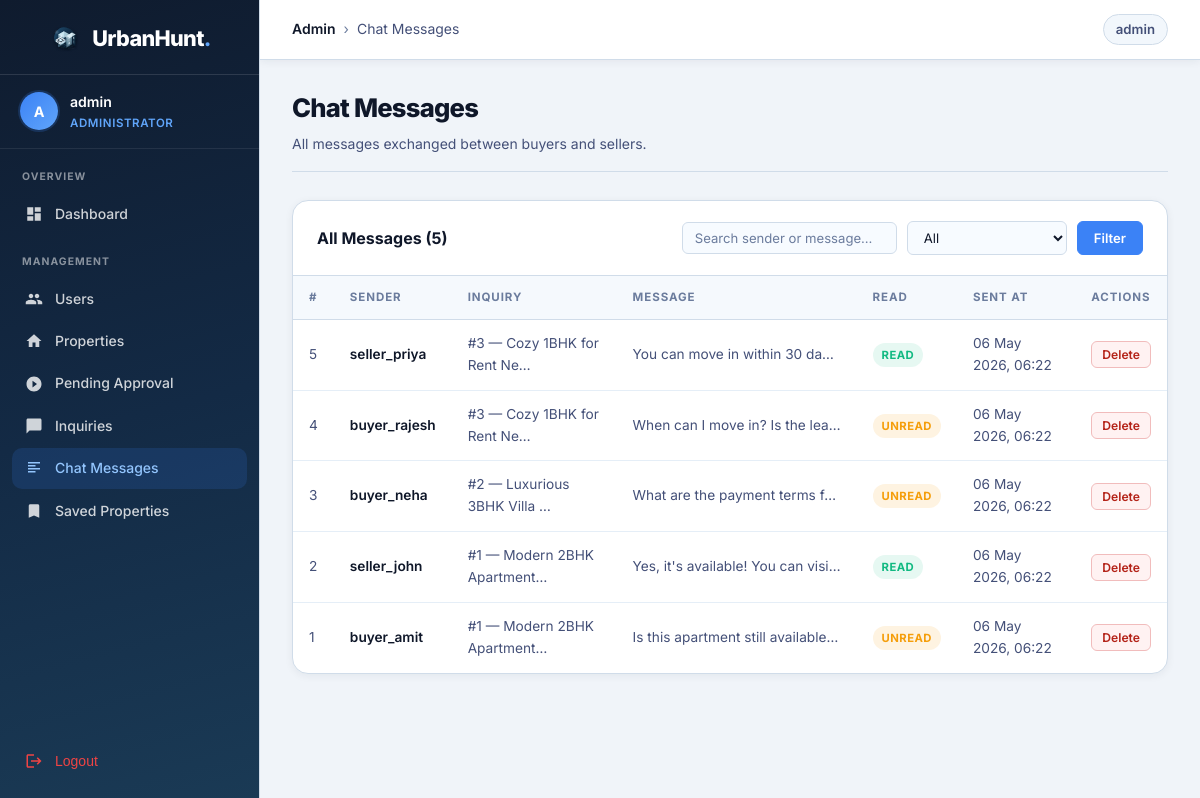
Before: /panel/messages/ (signed in) with the older database file.
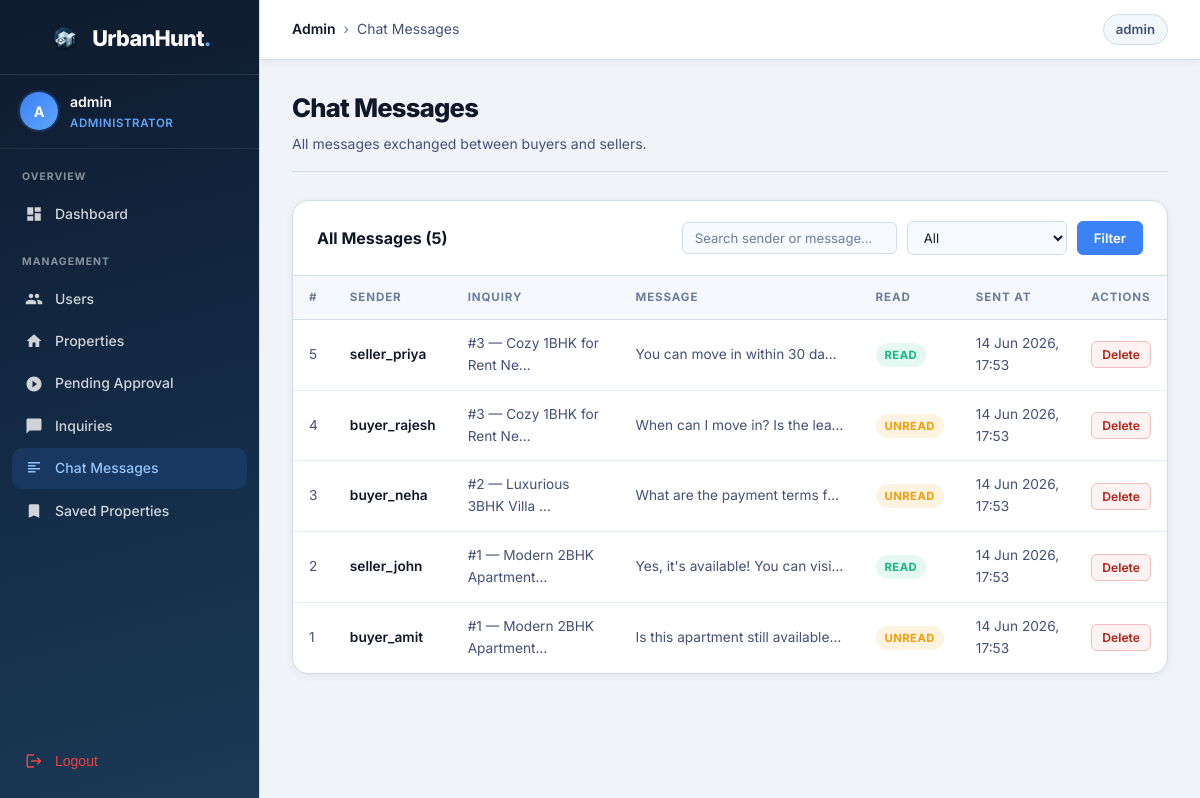
After: the same page with the newer database file.
### core/models.py (models this page shows, shortened)
class ChatMessage(models.Model):
	inquiry = models.ForeignKey(InquiryChat, on_delete=models.CASCADE, related_name="messages")
	sender = models.ForeignKey(User, on_delete=models.CASCADE, related_name="chat_messages")
	message = models.TextField()
	created_at = models.DateTimeField(auto_now_add=True)
	read_at = models.DateTimeField(blank=True, null=True)
	class Meta:
		ordering = ["created_at"]

class User(AbstractUser):
	class Role(models.TextChoices):
		BUYER = "buyer", "Buyer"
		SELLER = "seller", "Seller"
		ADMIN = "admin", "Admin"
	role = models.CharField(max_length=10, choices=Role.choices, default=Role.BUYER)
	mobile_no = models.CharField(
		max_length=15,
		blank=True,
		validators=[RegexValidator(regex=r"^\+?[0-9]{10,15}$", message="Enter a valid mobile number.")],
	)

class InquiryChat(models.Model):
	buyer = models.ForeignKey(
		User,
		on_delete=models.CASCADE,
		related_name="inquiries",
		limit_choices_to={"role": User.Role.BUYER},
	)
	property = models.ForeignKey(Property, on_delete=models.CASCADE, related_name="inquiries")
	message = models.TextField()
	created_at = models.DateTimeField(auto_now_add=True)
	class Meta:
		ordering = ["-created_at"]

class Property(models.Model):
	class PropertyType(models.TextChoices):
		RENT = "rent", "Rent"
		SELL = "sell", "Sell"
	class PropertyStatus(models.TextChoices):
		AVAILABLE = "available", "Available"
		SOLD = "sold", "Sold"
		RENTED = "rented", "Rented"
	title = models.CharField(max_length=255)
	description = models.TextField()
	price = models.CharField(
		max_length=50,
		help_text="e.g., 1.3 cr, 25 lakh, 5k, ₹2500000"
	)
	location = models.CharField(max_length=255)
	property_type = models.CharField(max_length=10, choices=PropertyType.choices)
	amenities = models.TextField(blank=True)
	image = models.FileField(upload_to="properties/images/")
	documents = models.FileField(upload_to="properties/documents/", blank=True, null=True)
	seller = models.ForeignKey(
		User,
		on_delete=models.CASCADE,
		related_name="properties",
		limit_choices_to={"role": User.Role.SELLER},
	)
	is_verified = models.BooleanField(default=False)
	status = models.CharField(
		max_length=10,
		choices=PropertyStatus.choices,
		default=PropertyStatus.AVAILABLE,
	)
	created_at = models.DateTimeField(auto_now_add=True)
	updated_at = models.DateTimeField(auto_now=True)

### core/views.py (the view)
# urls.py: path("panel/messages/", views.admin_messages, name="admin_messages"),
@login_required
def admin_messages(request):
	guard = _require_admin(request)
	if guard:
		return guard
	qs = ChatMessage.objects.select_related(
		"sender", "inquiry", "inquiry__property"
	).order_by("-created_at")
	q = request.GET.get("q", "").strip()
	read_filter = request.GET.get("read", "").strip()
	if q:
		qs = qs.filter(Q(sender__username__icontains=q) | Q(message__icontains=q))
	if read_filter == "unread":
		qs = qs.filter(read_at__isnull=True)
	elif read_filter == "read":
		qs = qs.filter(read_at__isnull=False)
	return render(request, "admin_panel/messages.html", {
		"page_obj": _paginate(qs, request),
		"admin_stats": _admin_stats(),
	})

### core/context_processors.py (called while the page is built, shortened)
def chat_notifications(request):
	user = request.user
	if not user.is_authenticated or user.is_superuser or user.role == User.Role.ADMIN:
		return {"chat_notifications": {"unread_count": 0, "items": []}}

### core/views.py (called while the page is built)
def _require_admin(request):
	if not request.user.is_authenticated:
		return redirect(f"/login/?next={request.path}")
	if not (request.user.is_superuser or request.user.role == User.Role.ADMIN):
		return redirect("core:home")
	return None

def _paginate(qs, request, per_page=25):
	paginator = Paginator(qs, per_page)
	page_number = request.GET.get("page", 1)
	return paginator.get_page(page_number)

def _admin_stats():
	return {
		"total_users": User.objects.count(),
		"buyers": User.objects.filter(role=User.Role.BUYER).count(),
		"sellers": User.objects.filter(role=User.Role.SELLER).count(),
		"verified_properties": Property.objects.filter(is_verified=True).count(),
		"pending_properties": Property.objects.filter(is_verified=False).count(),
		"total_inquiries": InquiryChat.objects.count(),
		"total_messages": ChatMessage.objects.count(),
		"saved_properties": SavedProperty.objects.filter(buyer__role=User.Role.BUYER).count(),
	}

### core/templates/admin_panel/messages.html (shortened to what this page needs)
{% extends "admin_panel/base.html" %}
{% block breadcrumb %}<span class="breadcrumb-sep">›</span><span>Chat Messages</span>{% endblock %}
{% block content %}
<div class="page-header">
  <div>
    <h1 class="page-title">Chat Messages</h1>
    <p class="page-subtitle">All messages exchanged between buyers and sellers.</p>
  </div>
</div>
<div class="table-card">
  <div class="table-card-header">
    <span class="table-card-title">All Messages ({{ page_obj.paginator.count }})</span>
    <form class="table-filter-form" method="get">
      <input class="filter-input" type="text" name="q" value="{{ request.GET.q|default:'' }}" placeholder="Search sender or message…" id="msg-search" />
      <select class="filter-input" name="read" id="msg-read-filter">
        <option value="">All</option>
      </select>
      <button type="submit" class="btn btn--primary" id="msg-filter-btn">Filter</button>
    </form>
  </div>
  <div class="table-wrapper">
    <table class="admin-table">
      <thead>
        <tr>
          <th>#</th>
          <th>Sender</th>
          <th>Inquiry</th>
          <th>Message</th>
          <th>Read</th>
          <th>Sent At</th>
          <th>Actions</th>
        </tr>
      </thead>
      <tbody>
        {% for msg in page_obj %}
        <tr id="row-msg-{{ msg.id }}">
          <td>{{ msg.id }}</td>
          <td><strong>{{ msg.sender.username }}</strong></td>
          <td>#{{ msg.inquiry.id }} — {{ msg.inquiry.property.title|truncatechars:22 }}</td>
          <td style="max-width:240px;white-space:nowrap;overflow:hidden;text-overflow:ellipsis;">{{ msg.message|truncatechars:72 }}</td>
          <td>
            {% if msg.read_at %}
              <span class="badge badge--green">Read</span>
            {% else %}
              <span class="badge badge--warn">Unread</span>
            {% endif %}
          </td>
          <td>{{ msg.created_at|date:"d M Y, H:i" }}</td>
          <td>
            <div class="table-actions">
              <button type="button" class="btn btn--delete btn--sm admin-delete-btn" data-url="{% url 'core:admin_message_delete' msg.id %}" data-row="row-msg-{{ msg.id }}">Delete</button>
            </div>
          </td>
        </tr>
        {% empty %}
        <tr><td colspan="7" class="table-empty">No messages found.</td></tr>
        {% endfor %}
      </tbody>
    </table>
  </div>
</div>
{% endblock %}

Changed rows visible on the page:
changed ChatMessage "seller_priya": created_at "06 May 2026, 06:22" → "14 Jun 2026, 17:53"
changed ChatMessage "buyer_rajesh": created_at "06 May 2026, 06:22" → "14 Jun 2026, 17:53"
changed ChatMessage "buyer_neha": created_at "06 May 2026, 06:22" → "14 Jun 2026, 17:53"
changed ChatMessage "seller_john": created_at "06 May 2026, 06:22" → "14 Jun 2026, 17:53"
changed ChatMessage "buyer_amit": created_at "06 May 2026, 06:22" → "14 Jun 2026, 17:53"
